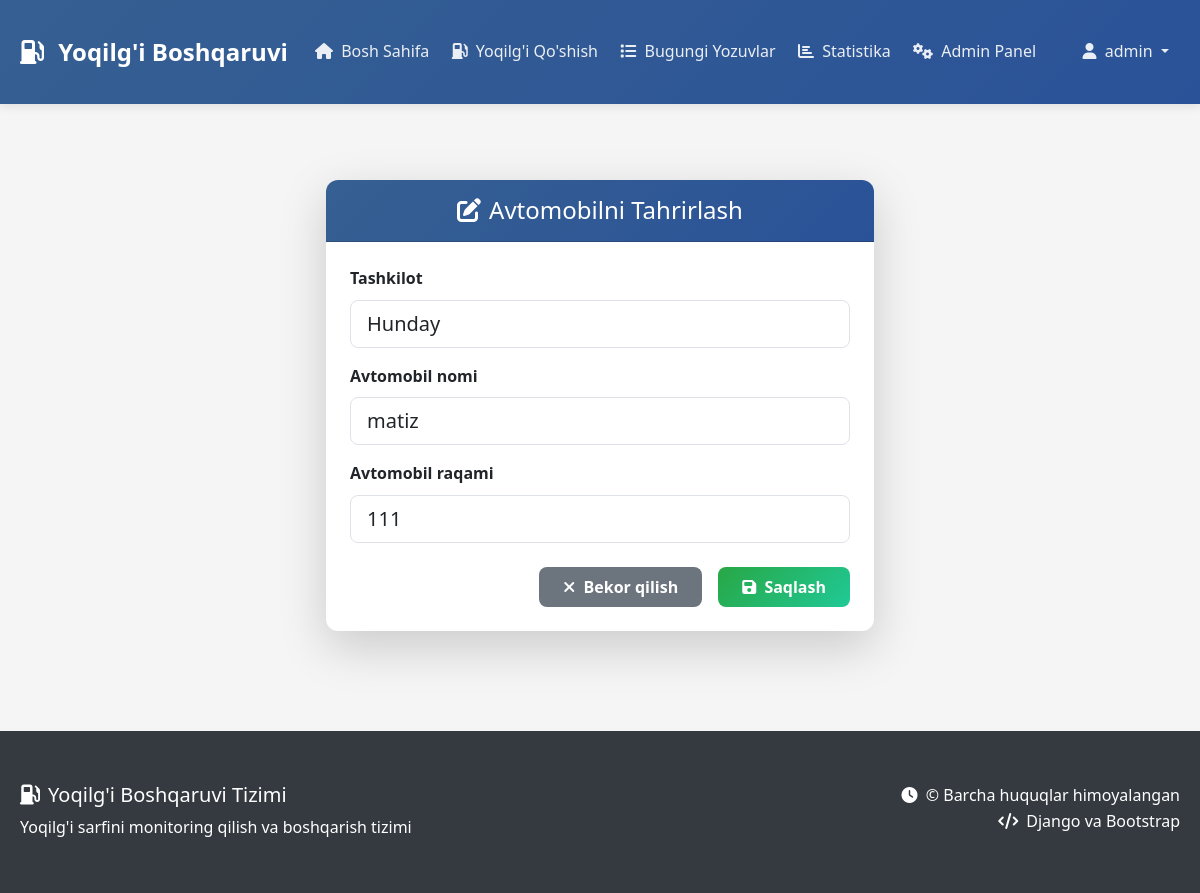
Page /avto/edit/1/ (signed in) on the earlier database version.
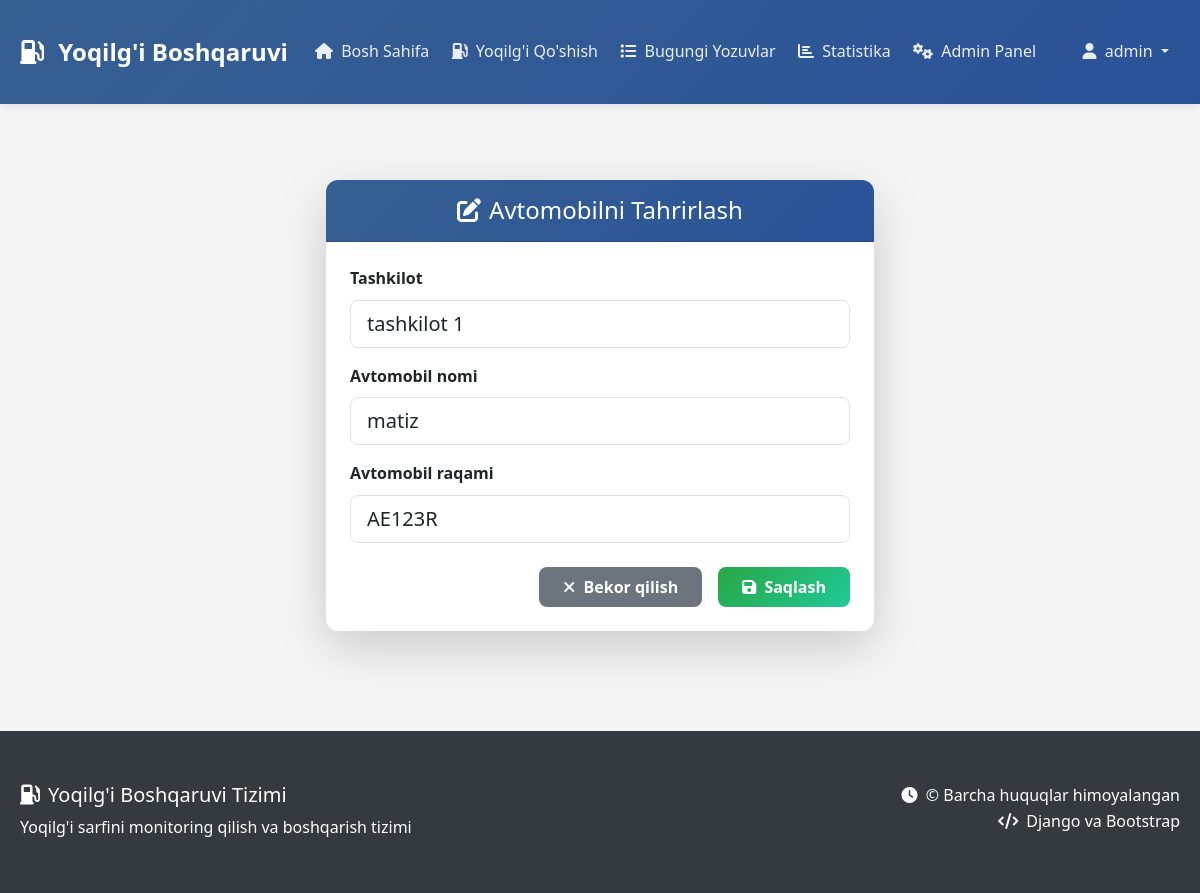
Same page on the later database version.
### main/models.py (models this page shows, shortened)
class Avto(models.Model):
    tashkilot = models.ForeignKey(Tashkilot,on_delete=models.CASCADE,default=1,)
    title = models.CharField(max_length=100)
    avto_number = models.CharField(max_length=20)

### main/views.py (the view)
# urls.py: path('avto/edit/<int:pk>/', avto_edit, name='avto_edit'),
@login_required
def avto_edit(request, pk):
    avto = get_object_or_404(Avto, pk=pk)
    tashkilotlar = Tashkilot.objects.all()
    if request.method == 'POST':
        form = AvtoForm(request.POST, instance=avto)
        if form.is_valid():
            form.save()
            messages.success(request, 'Avtomobil muvaffaqiyatli yangilandi!')
            return redirect('admin_panel')
    else:
        form = AvtoForm(instance=avto)
    return render(request, 'avto_edit.html', {'form': form,"tashkilotlar":tashkilotlar})

### main/forms.py
class AvtoForm(forms.ModelForm):
    class Meta:
        model = Avto
        fields = ['tashkilot', 'title', 'avto_number']
        widgets = {
            'tashkilot': forms.Select(attrs={'class': 'form-control'}),
            'title': forms.TextInput(attrs={
                'class': 'form-control',
                'placeholder': 'Avtomobil nomi'
            }),
            'avto_number': forms.TextInput(attrs={
                'class': 'form-control',
                'placeholder': 'Avtomobil raqami'
            })
        }
        labels = {
            'tashkilot': 'Tashkilot',
            'title': 'Avtomobil Nomi',
            'avto_number': 'Avtomobil Raqami'
        }

### templates/avto_edit.html (shortened to what this page needs)
{% extends 'base.html' %}
{% load static %}
{% block content %}
<div class="container py-4">
    <div class="row justify-content-center">
        <div class="col-md-6">
            <div class="card border-0 shadow-lg">
                <div class="card-header bg-primary text-white py-3">
                    <h4 class="mb-0 text-center">
                        <i class="fas fa-edit me-2"></i>Avtomobilni Tahrirlash
                    </h4>
                </div>
                <div class="card-body p-4">
                    <form method="post">
                        <div class="mb-3">
                            <label for="id_tashkilot" class="form-label fw-bold">Tashkilot</label>
                            <select name="tashkilot"
                                    id="id_tashkilot"
                                    class="form-control form-control-lg {% if form.tashkilot.errors %}is-invalid{% endif %}"
                                    required>
                                {% for tashkilot in tashkilotlar %}
                                <option value="{{ tashkilot.id }}" {% if form.tashkilot.value == tashkilot.id %}selected{% endif %}>
                                    {{ tashkilot.title }}
                                </option>
                                {% endfor %}
                            </select>
                        </div>
                        <div class="mb-3">
                            <label for="id_title" class="form-label fw-bold">Avtomobil nomi</label>
                            <input type="text"
                                   name="title"
                                   id="id_title"
                                   class="form-control form-control-lg {% if form.title.errors %}is-invalid{% endif %}"
                                   value="{{ form.title.value|default:'' }}"
                                   required>
                        </div>
                        <div class="mb-3">
                            <label for="id_avto_number" class="form-label fw-bold">Avtomobil raqami</label>
                            <input type="text"
                                   name="avto_number"
                                   id="id_avto_number"
                                   class="form-control form-control-lg {% if form.avto_number.errors %}is-invalid{% endif %}"
                                   value="{{ form.avto_number.value|default:'' }}"
                                   required>
                        </div>
                        <div class="d-grid gap-2 d-md-flex justify-content-md-end mt-4">
                            <a href="{% url 'admin_panel' %}" class="btn btn-secondary me-md-2 px-4">
                                <i class="fas fa-times me-1"></i> Bekor qilish
                            </a>
                            <button type="submit" class="btn btn-success px-4">
                                <i class="fas fa-save me-1"></i> Saqlash
                            </button>
                        </div>
                    </form>
                </div>
            </div>
        </div>
    </div>
</div>
{% endblock %}

Differences in the rows shown:
changed Avto "matiz": avto_number "111" → "AE123R"
Other differences:
form field tashkilot: "Hunday" → "tashkilot 1"
